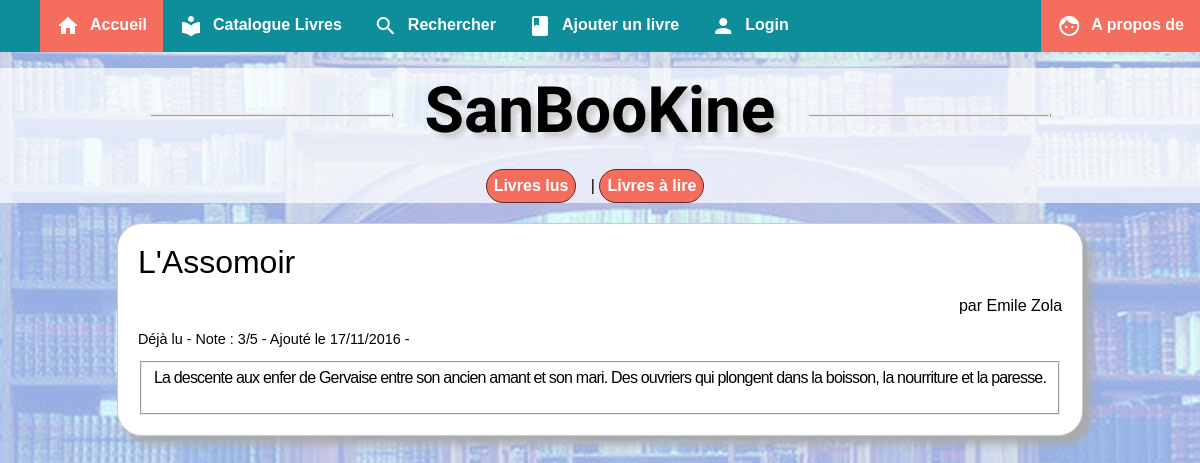
/fiche_livre.php?id_livre=1, run on the app's committed database.
### tables this page shows
CREATE TABLE `sbk_book` (
  `id` int(11) NOT NULL,
  `titre` varchar(255) NOT NULL,
  `auteur` varchar(255) NOT NULL,
  `resume` text NOT NULL,
  `note` int(11) NOT NULL,
  `lu` varchar(11) NOT NULL,
  `date_ajout` date NOT NULL,
  `date_lu` date NOT NULL,
  `id_user` int(11) NOT NULL,
  `id_cat` int(11) NOT NULL
);

### modeles/m_list_livres.php (called while the page is built, shortened)
<?php
function get_livre($id_livre)
{
global $db;
$statement=$db->prepare("SELECT id,titre, auteur,resume,note,lu,DAY(date_ajout) AS jour,
MONTH(date_ajout) AS mois, YEAR(date_ajout) AS annee,id_user,id_cat FROM sbk_book WHERE id= :id_livre");
$statement->bindParam(':id_livre', $id_livre, PDO::PARAM_INT);
$statement->execute();
return $statement;
}
?>

### vues/v_livre.php (the view, shortened to what this page needs)
<section class="livre">
    <p style="font-family: 'Oswald', sans-serif;font-size:2em;margin-top:0px;margin-bottom:0px;"><?php echo $donnee['titre']; ?><?php
		?></p>
	<p style="text-align:right;">par  <?php echo $donnee['auteur']; ?></p>
	<p style="font-size:0.9em;"><?php
	if($donnees['lu']=='oui')
	{echo 'Déjà lu';}
	else{echo 'A lire';}
	 ?>
    - Note : <?php echo $donnees['note']; ?>/5 - Ajouté le <?php
echo $donnees['jour'] . '/' . $donnees['mois'] . '/' . $donnees['annee'];
?> - <b><?php echo $donne['nom_cat']; ?></b></p>
   <fieldset>
   <p style="font-family: 'tahoma', sans-serif;font-size:1em;margin-top:0px;letter-spacing: -0.8px;"><?php echo $donnee['resume']; ?></p>
   </fieldset>
</section>

### css/stylemain.css (style rules this page uses)
html, body { font-family: arial, sans-serif; margin-top:0px; margin-left: 0px; height:100%; }
body { background: #e2d8e9; background-image: url('img/fond.jpg'); background-repeat: no-repeat; background-attachment: fixed; margin-top:0px; margin-left: 0px; width:100%; }
section { text-align:left; }

### fiche_livre.php (style rules this page uses)
body { background-image: url("img/fond.jpg"); }

### data on the page
sbk_book: auteur "Emile Zola", note "3", resume "La descente aux enfer de Gervaise entre son ancien amant et son mari. Des ouvriers qui plongent dans la boisson, la nourriture et la paresse."

### other printed values
$donnee['titre'] "L'Assomoir"
$donnees['jour'] "17"
$donnees['mois'] "11"
$donnees['annee'] "2016"
